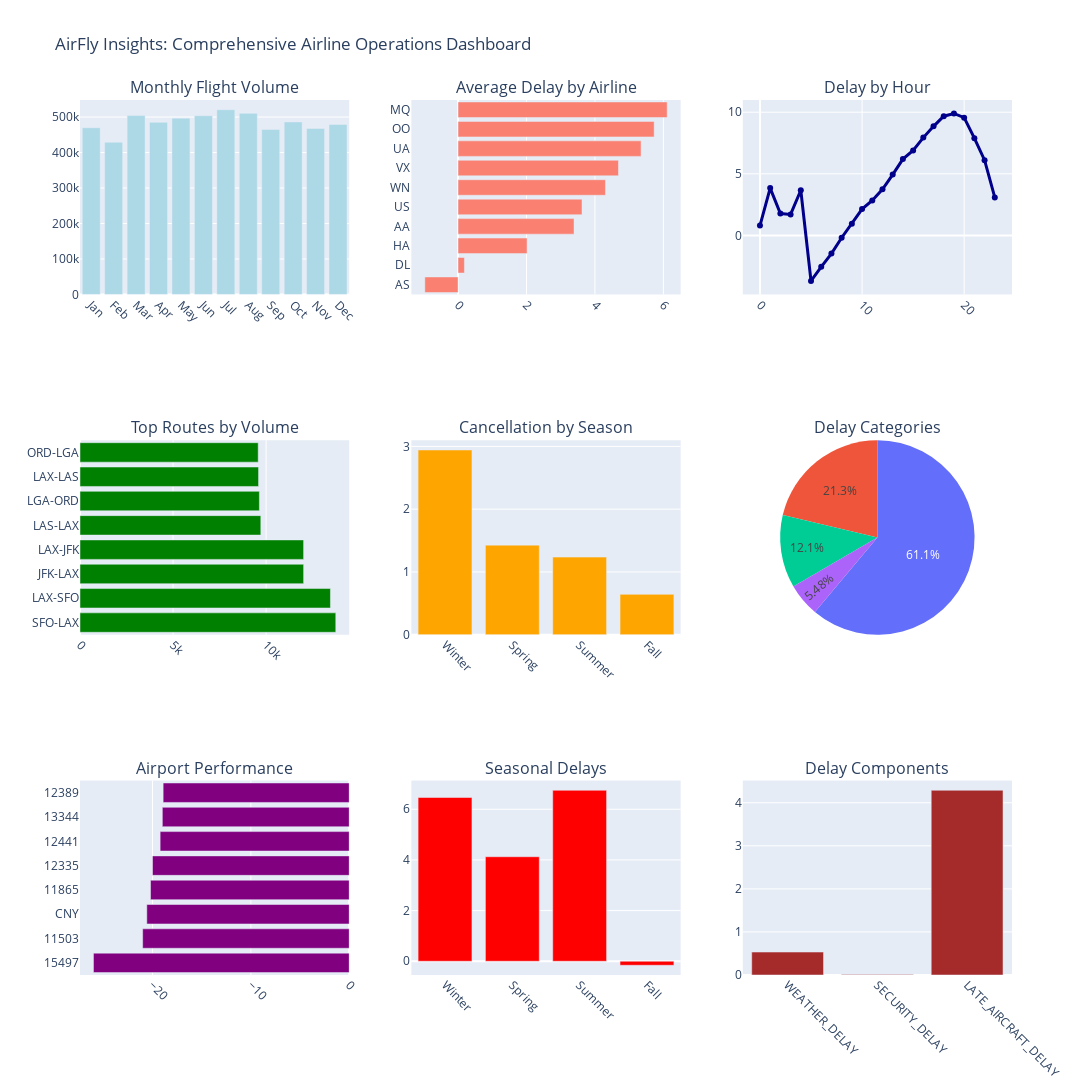

The notebook cell saved with this chart:
### Markdown cell above
### Machine Learning Insights (Optional)

**Note**: The following section provides statistical analysis that could be used as a foundation for machine learning models to predict flight delays. Key features identified:

- **Temporal Features**: Hour, day of week, month, season
- **Operational Features**: Airline, origin/destination airport, route
- **Delay Components**: Carrier, weather, NAS, security, late aircraft delays
- **Distance Factor**: Flight distance and its correlation with delays

**Potential ML Applications**:
1. ✈️ Delay prediction models (regression)
2. 🎯 Cancellation risk classification
3. 📊 Route optimization recommendations
4. 🔮 Proactive delay management systems

### Code cell
# Create final comprehensive dashboard visualization
fig = make_subplots(
    rows=3, cols=3,
    subplot_titles=('Monthly Flight Volume', 'Average Delay by Airline', 'Delay by Hour',
                    'Top Routes by Volume', 'Cancellation by Season', 'Delay Categories',
                    'Airport Performance', 'Seasonal Delays', 'Delay Components'),
    specs=[[{"type": "bar"}, {"type": "bar"}, {"type": "scatter"}],
           [{"type": "bar"}, {"type": "bar"}, {"type": "pie"}],
           [{"type": "bar"}, {"type": "bar"}, {"type": "bar"}]]
)

# Row 1
# Monthly flights
monthly_flights = flights_processed.groupby('MONTH').size()
fig.add_trace(go.Bar(x=month_names, y=monthly_flights.values, name='Monthly Flights',
                     marker_color='lightblue'), row=1, col=1)

# Airline delays (top 10)
airline_delays = flights_processed.groupby('AIRLINE')['ARRIVAL_DELAY'].mean().sort_values().head(10)
fig.add_trace(go.Bar(x=airline_delays.values, y=airline_delays.index, orientation='h', 
                     name='Airline Delays', marker_color='salmon'), row=1, col=2)

# Hourly delays
hourly_delays = flights_processed.groupby('DEP_HOUR')['ARRIVAL_DELAY'].mean()
fig.add_trace(go.Scatter(x=hourly_delays.index, y=hourly_delays.values, mode='lines+markers',
                         name='Hourly Delays', line=dict(color='darkblue', width=3)), row=1, col=3)

# Row 2
# Top routes
route_counts = flights_processed['ROUTE'].value_counts().head(8)
fig.add_trace(go.Bar(x=route_counts.values, y=route_counts.index, orientation='h',
                     name='Top Routes', marker_color='green'), row=2, col=1)

# Seasonal cancellations
seasonal_cancel = flights_processed.groupby('SEASON')['CANCELLED'].mean() * 100
seasonal_cancel = seasonal_cancel.reindex(['Winter', 'Spring', 'Summer', 'Fall'])
fig.add_trace(go.Bar(x=seasonal_cancel.index, y=seasonal_cancel.values,
                     name='Seasonal Cancellations', marker_color='orange'), row=2, col=2)

# Delay categories
delay_cat = flights_processed['DELAY_CATEGORY'].value_counts()
fig.add_trace(go.Pie(labels=delay_cat.index, values=delay_cat.values, name='Delay Categories'),
              row=2, col=3)

# Row 3
# Airport performance
airport_delays = flights_processed.groupby('ORIGIN_AIRPORT')['ARRIVAL_DELAY'].mean().sort_values().head(8)
fig.add_trace(go.Bar(x=airport_delays.values, y=airport_delays.index, orientation='h',
                     name='Airport Delays', marker_color='purple'), row=3, col=1)

# Seasonal delays
seasonal_delays_plot = flights_processed.groupby('SEASON')['ARRIVAL_DELAY'].mean()
seasonal_delays_plot = seasonal_delays_plot.reindex(['Winter', 'Spring', 'Summer', 'Fall'])
fig.add_trace(go.Bar(x=seasonal_delays_plot.index, y=seasonal_delays_plot.values,
                     name='Seasonal Delays', marker_color='red'), row=3, col=2)

# Delay components
delay_components = ['CARRIER_DELAY', 'WEATHER_DELAY', 'NAS_DELAY', 'SECURITY_DELAY', 'LATE_AIRCRAFT_DELAY']
existing_components = [col for col in delay_components if col in flights_processed.columns]
if existing_components:
    delay_comp_values = flights_processed[existing_components].mean()
    fig.add_trace(go.Bar(x=delay_comp_values.index, y=delay_comp_values.values,
                         name='Delay Components', marker_color='brown'), row=3, col=3)

# Update layout
fig.update_layout(height=1200, width=1400, title_text="AirFly Insights: Comprehensive Airline Operations Dashboard",
                  showlegend=False)
fig.update_xaxes(tickangle=45)

fig.show()

### Figure 1 — Plotly figure (JSON) as saved in the notebook; plotly's stock layout.template omitted (floating-point values rounded to 4 significant figures)
{"data": [{"marker": {"color": "lightblue"}, "name": "Monthly Flights", "type": "bar", "x": ["Jan", "Feb", "Mar", "Apr", "May", "Jun", "Jul", "Aug", "Sep", "Oct", "Nov", "Dec"], "xaxis": "x", "y": [469968, 429191, 504312, 485151, 496993, 503897, 520718, 510536, 464946, 486165, 467972, 479230], "yaxis": "y"}, {"marker": {"color": "salmon"}, "name": "Airline Delays", "orientation": "h", "type": "bar", "x": [-0.9704, 0.1856, 2.017, 3.389, 3.622, 4.308, 4.688, 5.348, 5.731, 6.111], "xaxis": "x2", "y": ["AS", "DL", "HA", "AA", "US", "WN", "VX", "UA", "OO", "MQ"], "yaxis": "y2"}, {"line": {"color": "darkblue", "width": 3}, "mode": "lines+markers", "name": "Hourly Delays", "type": "scatter", "x": [0, 1, 2, 3, 4, 5, 6, 7, 8, 9, 10, 11, 12, 13, 14, 15, 16, 17, 18, 19, 20, 21, 22, 23], "xaxis": "x3", "y": [0.7999, 3.836, 1.777, 1.704, 3.663, -3.7, -2.552, -1.479, -0.1905, 0.9524, 2.133, 2.833, 3.737, 4.935, 6.193, 6.896, 7.936, 8.85, 9.674, 9.896, 9.558, 7.89, 6.102, 3.084], "yaxis": "y3"}, {"marker": {"color": "green"}, "name": "Top Routes", "orientation": "h", "type": "bar", "x": [13744, 13457, 12016, 12015, 9715, 9639, 9594, 9575], "xaxis": "x4", "y": ["SFO-LAX", "LAX-SFO", "JFK-LAX", "LAX-JFK", "LAS-LAX", "LGA-ORD", "LAX-LAS", "ORD-LGA"], "yaxis": "y4"}, {"marker": {"color": "orange"}, "name": "Seasonal Cancellations", "type": "bar", "x": ["Winter", "Spring", "Summer", "Fall"], "xaxis": "x5", "y": [2.943, 1.427, 1.236, 0.6432], "yaxis": "y5"}, {"domain": {"x": [0.7111, 1], "y": [0.3889, 0.6111]}, "labels": ["On Time", "Early", "Minor Delay", "Major Delay"], "name": "Delay Categories", "type": "pie", "values": [3555980, 1239601, 704406, 319092]}, {"marker": {"color": "purple"}, "name": "Airport Delays", "orientation": "h", "type": "bar", "x": [-26, -21, -20.58, -20.2, -20, -19.22, -19, -18.92], "xaxis": "x6", "y": ["15497", "11503", "CNY", "11865", "12335", "12441", "13344", "12389"], "yaxis": "y6"}, {"marker": {"color": "red"}, "name": "Seasonal Delays", "type": "bar", "x": ["Winter", "Spring", "Summer", "Fall"], "xaxis": "x7", "y": [6.465, 4.126, 6.75, -0.1585], "yaxis": "y7"}, {"marker": {"color": "brown"}, "name": "Delay Components", "type": "bar", "x": ["WEATHER_DELAY", "SECURITY_DELAY", "LATE_AIRCRAFT_DELAY"], "xaxis": "x8", "y": [0.5328, 0.01392, 4.29], "yaxis": "y8"}], "layout": {"annotations": [{"font": {"size": 16}, "showarrow": false, "text": "Monthly Flight Volume", "x": 0.1444, "xanchor": "center", "xref": "paper", "y": 1, "yanchor": "bottom", "yref": "paper"}, {"font": {"size": 16}, "showarrow": false, "text": "Average Delay by Airline", "x": 0.5, "xanchor": "center", "xref": "paper", "y": 1, "yanchor": "bottom", "yref": "paper"}, {"font": {"size": 16}, "showarrow": false, "text": "Delay by Hour", "x": 0.8556, "xanchor": "center", "xref": "paper", "y": 1, "yanchor": "bottom", "yref": "paper"}, {"font": {"size": 16}, "showarrow": false, "text": "Top Routes by Volume", "x": 0.1444, "xanchor": "center", "xref": "paper", "y": 0.6111, "yanchor": "bottom", "yref": "paper"}, {"font": {"size": 16}, "showarrow": false, "text": "Cancellation by Season", "x": 0.5, "xanchor": "center", "xref": "paper", "y": 0.6111, "yanchor": "bottom", "yref": "paper"}, {"font": {"size": 16}, "showarrow": false, "text": "Delay Categories", "x": 0.8556, "xanchor": "center", "xref": "paper", "y": 0.6111, "yanchor": "bottom", "yref": "paper"}, {"font": {"size": 16}, "showarrow": false, "text": "Airport Performance", "x": 0.1444, "xanchor": "center", "xref": "paper", "y": 0.2222, "yanchor": "bottom", "yref": "paper"}, {"font": {"size": 16}, "showarrow": false, "text": "Seasonal Delays", "x": 0.5, "xanchor": "center", "xref": "paper", "y": 0.2222, "yanchor": "bottom", "yref": "paper"}, {"font": {"size": 16}, "showarrow": false, "text": "Delay Components", "x": 0.8556, "xanchor": "center", "xref": "paper", "y": 0.2222, "yanchor": "bottom", "yref": "paper"}], "height": 1200, "showlegend": false, "title": {"text": "AirFly Insights: Comprehensive Airline Operations Dashboard"}, "width": 1400, "xaxis": {"anchor": "y", "domain": [0, 0.2889], "tickangle": 45}, "xaxis2": {"anchor": "y2", "domain": [0.3556, 0.6444], "tickangle": 45}, "xaxis3": {"anchor": "y3", "domain": [0.7111, 1], "tickangle": 45}, "xaxis4": {"anchor": "y4", "domain": [0, 0.2889], "tickangle": 45}, "xaxis5": {"anchor": "y5", "domain": [0.3556, 0.6444], "tickangle": 45}, "xaxis6": {"anchor": "y6", "domain": [0, 0.2889], "tickangle": 45}, "xaxis7": {"anchor": "y7", "domain": [0.3556, 0.6444], "tickangle": 45}, "xaxis8": {"anchor": "y8", "domain": [0.7111, 1], "tickangle": 45}, "yaxis": {"anchor": "x", "domain": [0.7778, 1]}, "yaxis2": {"anchor": "x2", "domain": [0.7778, 1]}, "yaxis3": {"anchor": "x3", "domain": [0.7778, 1]}, "yaxis4": {"anchor": "x4", "domain": [0.3889, 0.6111]}, "yaxis5": {"anchor": "x5", "domain": [0.3889, 0.6111]}, "yaxis6": {"anchor": "x6", "domain": [0, 0.2222]}, "yaxis7": {"anchor": "x7", "domain": [0, 0.2222]}, "yaxis8": {"anchor": "x8", "domain": [0, 0.2222]}}}
